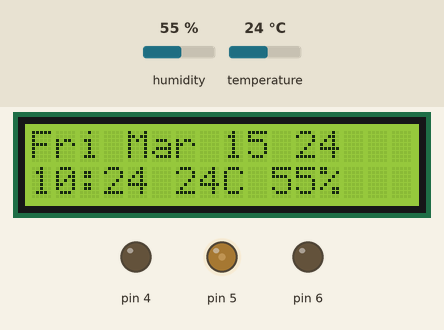
Recording of a sketch running on a simulated Arduino Uno, built with avr-gcc and run on an emulated ATmega328P. On the bench: 16×2 character LCD, output pins drawn as LEDs (lit = HIGH). The test bench sets the inputs (shaded band); at power-on: humidity 55 %, temperature 24 °C. The local clock reads 2024-03-15 10:24:30 at power-on unless the sketch sets it; what the sketch prints to the serial monitor is not drawn.

Above: at 0.7 s.
At 30.7 s:
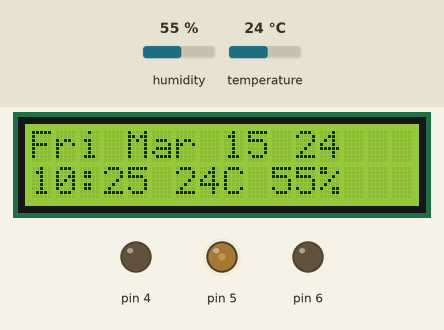
At 90.7 s:
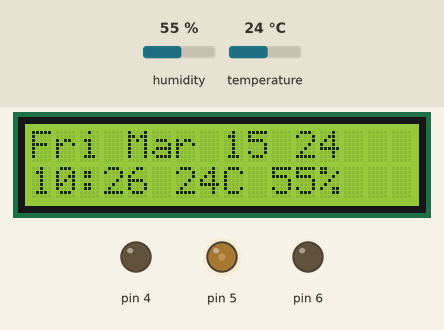

Measured:
- what the display in image 0 shows lasts 30.0 s, from 0.6 s to 30.6 s
- what the display in image 1 shows lasts 60.0 s, from 30.6 s to 90.6 s

The sketch:

arduino-weather-clock.ino
```cpp
#include <Arduino.h>
#include <arduino-timer.h>

#include "datetime.h"
#include "climate.h"
#include "comfort_indicator.h"
#include "display.h"

// Initialize a new display with the following Arduino wiring:
// - rs=12
// - en=11
// - d4=10
// - d5=9
// - d3=8
// - d2=7
Display lcd(12, 11, 10, 9, 8, 7);

// Initialize our climate sensor on pin 2
Climate climate(2, "Office");
Datetime datetime;

// Initialize our comfort indicator on the provided pins (R,G,B)
ComfortIndicator comfortIndicator(6, 5, 4);

auto timer = timer_create_default();

void setup() {
  Serial.begin(9600);

  // uncomment below to set the time
  // datetime.set(0, 19, 12, 5, 15, 2, 24);

  datetime.refresh();
  climate.update();

  updateVisuals();
  sendDataToSerial();

  timer.every(1000, updateDateTimeAndDisplay);
  timer.every(60000, updateClimateAndSendToSerial);
}

void loop() {
  timer.tick();
}

// Refreshes the visual outputs, including:
// - LCD
// - Comfort Indicator
void updateVisuals() {
  if (climate.error())
    comfortIndicator.displayWarning();
  else
    comfortIndicator.display(climate.getTemperature());

  lcd.updateDisplay(
    datetime.dateToString(),
    datetime.timeToString() + " " + climate.toString());
}

// Sends data to the serial console in the format
// error:0,status:ok,location:office,temperature:25,humidity:16
void sendDataToSerial() {
  String temperature = String(climate.getTemperature(), DEC);
  String humidity = String(climate.getHumidity(), DEC);
  String error = String(climate.error(), DEC);

  Serial.println(
    "error:" + error + ",status:" + climate.status() + ",location:" + climate.getLocation() + ",temperature:" + temperature + ",humidity:" + humidity);
}

// Helper function to update the datetime and refresh the display
bool updateDateTimeAndDisplay(void *) {
  datetime.refresh();
  if (datetime.seconds() == 0)
    updateVisuals();

  return true;
}

// Helper function to update the climate and send the data to serial
bool updateClimateAndSendToSerial(void *) {
  climate.update();
  sendDataToSerial();

  return true;
}
```

climate.h
```cpp
#include <DHT11.h>

class Climate {
private:
  DHT11 dht11;
  int Temperature;
  int Humidity;
  int SensorStatus = 0;
  String Location = "default";

public:
  // Constructor initializes the DHT11 sensor with the given pin.
  Climate(int pin, String location)
    : dht11(pin) {
    Location = location;
  }

  // Reads and updates the current temperature and humidity from the DHT11 sensor.
  void update() {
    SensorStatus = dht11.readTemperatureHumidity(Temperature, Humidity);
  }

  // Checks to see if either sensor value was an error value
  bool error() {
    return !(SensorStatus == 0);
  }

  // Gets a string representation of the sensor status
  String status() {
    if (!error())
      return "ok";
    else
      return DHT11::getErrorString(SensorStatus);
  }

  // Returns the temperature as of the last sensor reading
  int getTemperature() {
    if (error())
      return -1;

    return Temperature;
  }

  // Returns the humidity as of the last sensor reading
  int getHumidity() {
    if (error())
      return -1;

    return Humidity;
  }

  // Returns the location of the sensor
  String getLocation() {
    return Location;
  }

  // Returns a string representation of the current climate data in "temperatureC humidity%" format.
  String toString() {
    String temperature;
    String humidity;

    if (error()) {
      temperature = "--";
      humidity = "--";
    } else {
      temperature = String(Temperature, DEC);
      humidity = String(Humidity, DEC);
    }

    return temperature + "C " + humidity + "%";
  }
};
```

comfort_indicator.h
```cpp
class ComfortIndicator {
private:
  int RedLED;
  int GreenLED;
  int BlueLED;
  const int Intensity = 64;

public:
  // Constructor that tells the indicator what pins to use for LEDs.
  ComfortIndicator(int redPin, int greenPin, int bluePin) {
    RedLED = redPin;
    GreenLED = greenPin;
    BlueLED = bluePin;

    reset();
  }

  // Sets all pins to LOW/no signal
  void reset() {
    analogWrite(RedLED, 0);
    analogWrite(GreenLED, 0);
    analogWrite(BlueLED, 0);
  }

  // Sets which LED to enable based on a rough temperate range of:
  // - Hot when temperature >= 25
  // - Normal when temperature < 25 but >= 21
  // - Cold when temperature < 21
  void display(int temperature) {
    reset();
    if (temperature >= 25)
      analogWrite(RedLED, Intensity);
    else if (temperature >= 21)
      analogWrite(GreenLED, Intensity);
    else
      analogWrite(BlueLED, Intensity);
  }

  // Turns the LED yellow to indicate that there was an issue
  void displayWarning() {
    reset();
    analogWrite(RedLED, Intensity);
    analogWrite(GreenLED, Intensity);
  }
};
```

datetime.h
```cpp
#include <uRTCLib.h>

class Datetime
{
private:
    // Real-Time Clock (RTC) library instance for accessing time data.
    uRTCLib rtc;

    // Array of day names in shorthand format, used for formatting dates.
    const String daysOfTheWeek[7] = {"Sun", "Mon", "Tue", "Wed", "Thu", "Fri", "Sat"};

    // Array of month names in shorthand format, used for formatting dates.
    const String monthsOfTheYear[12] = {"Jan", "Feb", "Mar", "Apr", "May", "Jun", "Jul", "Aug", "Sep", "Oct", "Nov", "Dec"};

public:
    // Constructor initializes the RTC with a default address.
    Datetime()
        : rtc(0x68)
    {
        // Starts communication with the RTC module.
        URTCLIB_WIRE.begin();
    }

    // Sets the current date and time on the RTC module.
    void set(int sec, int min, int hour, int dayOfWeek, int dayOfMonth, int month, int year)
    {
        rtc.set(sec, min, hour, dayOfWeek, dayOfMonth, month, year); // Sets the time and date.
    }

    // Refreshes the RTC data to ensure it has the latest date and time.
    void refresh()
    {
        rtc.refresh();
    }

    // Returns a string representation of the current date in a human-readable format.
    String dateToString()
    {
        String day = String(rtc.day(), DEC);
        String year = String(rtc.year(), DEC);

        // Pad single-digit days with a leading zero.
        if (day.length() == 1)
            day = "0" + day;

        // Constructs the date string using day names and month names arrays.
        String date = daysOfTheWeek[rtc.dayOfWeek() - 1] + " " + monthsOfTheYear[rtc.month() - 1] + " " + day + " " + year;

        return date;
    }

    // Returns a string representation of the current time in HH:MM format.
    String timeToString()
    {
        String hours = String(rtc.hour(), DEC);
        String minutes = String(rtc.minute(), DEC);

        // Pad single-digit hours and minutes with leading zeros.
        if (hours.length() == 1)
            hours = "0" + hours;
        if (minutes.length() == 1)
            minutes = "0" + minutes;

        // Constructs the time string in HH:MM format.
        String time = hours + ":" + minutes;

        return time;
    }

    // Returns the current seconds from the RTC.
    int seconds()
    {
        return rtc.second();
    }
};
```

display.h
```cpp
#include <LiquidCrystal.h>

class Display
{
private:
    // Instance of LiquidCrystal for LCD control.
    LiquidCrystal lcd;

    // Width of the LCD, in characters.
    const int width = 16;

    // Height of the LCD, in lines.
    const int height = 2;

public:
    // Constructor initializes the LCD display with specified pins and dimensions.
    Display(int rs, int en, int d4, int d5, int d6, int d7)
        : lcd(rs, en, d4, d5, d6, d7)
    {
        lcd.begin(width, height);
    }

    // Sets the text displayed on the first line of the LCD.
    void setLine1(String text)
    {
        lcd.setCursor(0, 0);
        lcd.print(text);
    }

    // Sets the text displayed on the second line of the LCD.
    void setLine2(String text)
    {
        lcd.setCursor(0, 1);
        lcd.print(text);
    }

    // Sets the text displayed on the LCD.
    void updateDisplay(String line1, String line2)
    {
        lcd.clear();
        setLine1(line1);
        setLine2(line2);
    }
};
```
